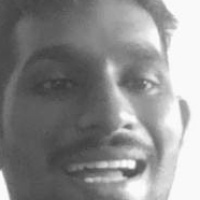
#> input picture face-reco/Images for visualization/1.jpg, 200 x 200 px, given in place of the camera
$ python detectface.py
#> lines starting #> are read from the running program, lines starting #| are printed output that depends on the picture; after the words box and inside, x2 and y2 are one past the last pixel; in counts of white or black regions, pixels touching at a corner belong together
import cv2
import numpy as np

def detect_faces():
    # Load both frontal and profile face cascades
    face_cascade_frontal = cv2.CascadeClassifier(cv2.data.haarcascades + 'haarcascade_frontalface_default.xml')
    face_cascade_profile = cv2.CascadeClassifier(cv2.data.haarcascades + 'haarcascade_profileface.xml')

    # Start video capture
    cap = cv2.VideoCapture(0)

    while True:
        ret, frame = cap.read()
#> frame is the input picture: shape (200, 200, 3); min 55, max 255, mean 139.3
        if not ret:
            break

        # Convert to grayscale
        gray = cv2.cvtColor(frame, cv2.COLOR_BGR2GRAY)

        # Enhance the image
        gray = cv2.equalizeHist(gray)
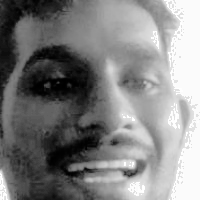
#> gray: shape (200, 200); min 0, max 255, mean 129.7

        # Detect faces with adjusted parameters for frontal faces
        faces_frontal = face_cascade_frontal.detectMultiScale(
            gray,
            scaleFactor=1.1,      # Reduced from 1.3 for better detection
            minNeighbors=3,       # Reduced from 5 for more detection
            minSize=(20, 20),     # Reduced minimum face size
            flags=cv2.CASCADE_SCALE_IMAGE
        )
#> faces_frontal = ()

        # Detect profile faces
        faces_profile = face_cascade_profile.detectMultiScale(
            gray,
            scaleFactor=1.1,
            minNeighbors=3,
            minSize=(20, 20),
            flags=cv2.CASCADE_SCALE_IMAGE
        )
#> faces_profile = ()

        # Also detect profile faces in flipped image for opposite side
        flipped = cv2.flip(gray, 1)
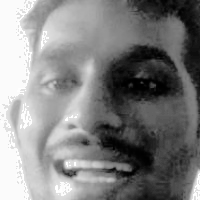
#> flipped: shape (200, 200); min 0, max 255, mean 129.7
        faces_profile_flipped = face_cascade_profile.detectMultiScale(
            flipped,
            scaleFactor=1.1,
            minNeighbors=3,
            minSize=(20, 20),
            flags=cv2.CASCADE_SCALE_IMAGE
        )
#> faces_profile_flipped = ()

        # Draw rectangles for frontal faces
        for (x, y, w, h) in faces_frontal:
            cv2.rectangle(frame, (x, y), (x+w, y+h), (0, 255, 0), 2)
#> this loop made 0 passes

        # Draw rectangles for profile faces
        for (x, y, w, h) in faces_profile:
            cv2.rectangle(frame, (x, y), (x+w, y+h), (0, 255, 0), 2)

        # Draw rectangles for profile faces from flipped image
        frame_width = frame.shape[1]
#> frame_width = 200
        for (x, y, w, h) in faces_profile_flipped:
            # Need to flip the coordinates back
            cv2.rectangle(frame,
                        (frame_width - x - w, y),
                        (frame_width - x, y+h),
                        (0, 255, 0), 2)

        # Display the result
        cv2.imshow('Face Detection', frame)

        if cv2.waitKey(1) & 0xFF == ord('q'):
#> (key q is pressed here)
            break

    cap.release()
    cv2.destroyAllWindows()

# Run the detection
detect_faces()

$ run again, on face-reco/Images for visualization/10.jpg
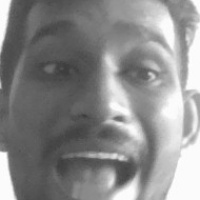
#> input picture face-reco/Images for visualization/10.jpg, 200 x 200 px, given in place of the camera
#> in detect_faces, frame is the input picture: shape (200, 200, 3); min 60, max 255, mean 138.3
#> faces_frontal = [[16, 8, 168, 168]]
#> faces_profile = ()
#> in detect_faces, `flipped = cv2.flip(gray, 1)`:
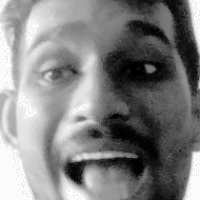
#> flipped: shape (200, 200); min 0, max 255, mean 128.8
#> the loop in detect_faces, `for (x, y, w, h) in faces_frontal:` made 1 pass
#> after the loop in detect_faces, `for (x, y, w, h) in faces_frontal:`:
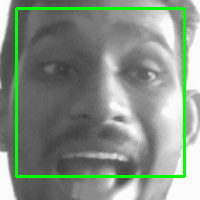
#> frame: shape (200, 200, 3); 5.03% of pixels changed, all inside (x1, y1, x2, y2) = (15, 7, 186, 178)

$ run again, on face-reco/Images for visualization/11.jpg
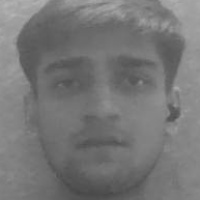
#> input picture face-reco/Images for visualization/11.jpg, 200 x 200 px, given in place of the camera
#> in detect_faces, frame is the input picture: shape (200, 200, 3); min 71, max 181, mean 118.6
#> faces_frontal = [[19, 19, 164, 164]]
#> faces_profile = ()
#> in detect_faces, `flipped = cv2.flip(gray, 1)`:
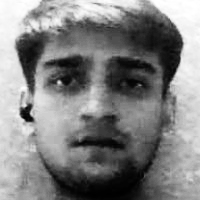
#> flipped: shape (200, 200); min 0, max 255, mean 129.4
#> the loop in detect_faces, `for (x, y, w, h) in faces_frontal:` made 1 pass
#> after the loop in detect_faces, `for (x, y, w, h) in faces_frontal:`:
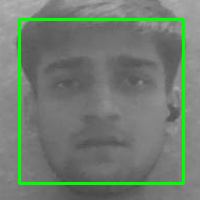
#> frame: shape (200, 200, 3); 4.91% of pixels changed, all inside (x1, y1, x2, y2) = (18, 18, 185, 185)
